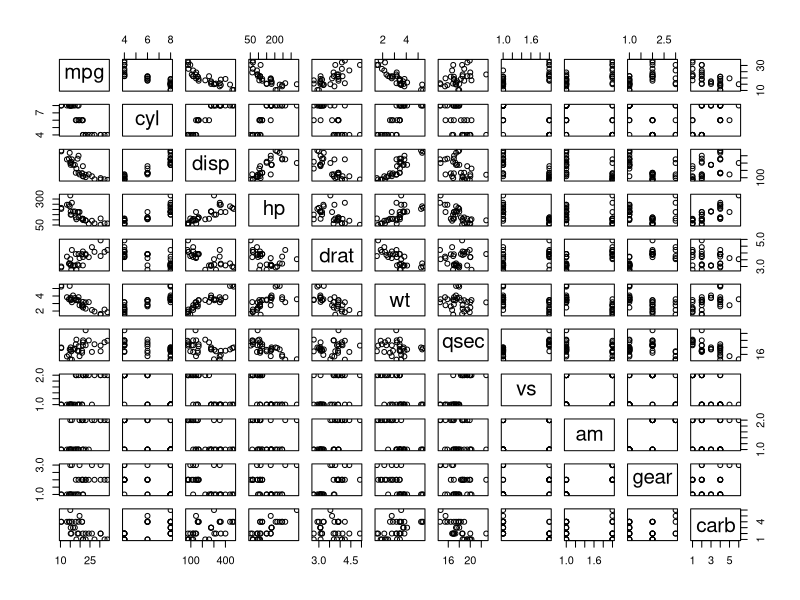
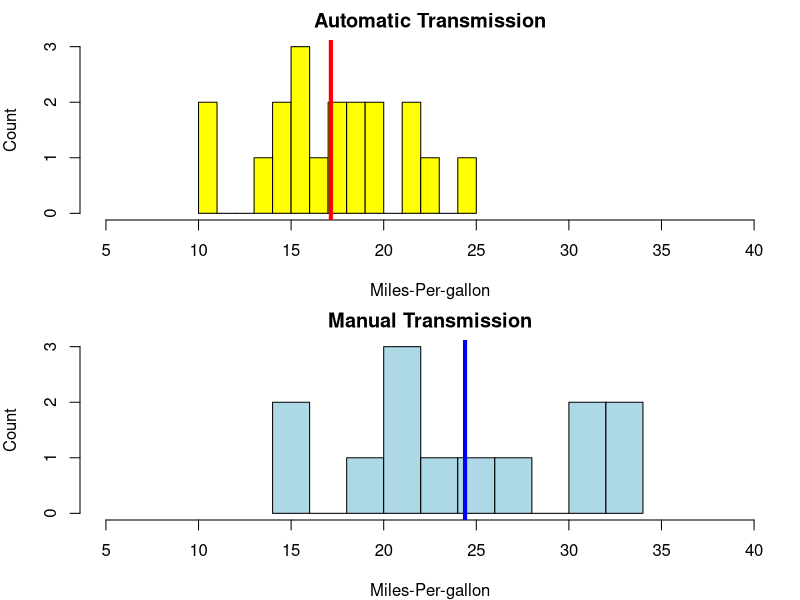
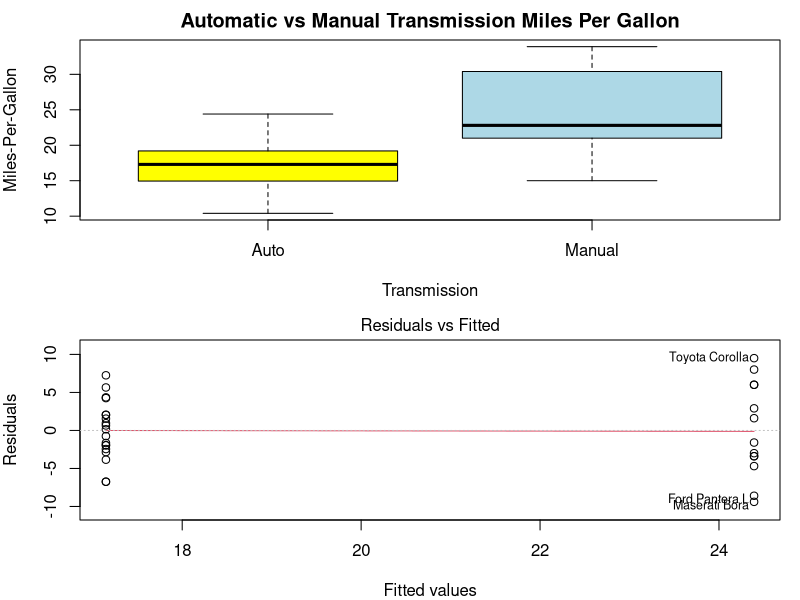
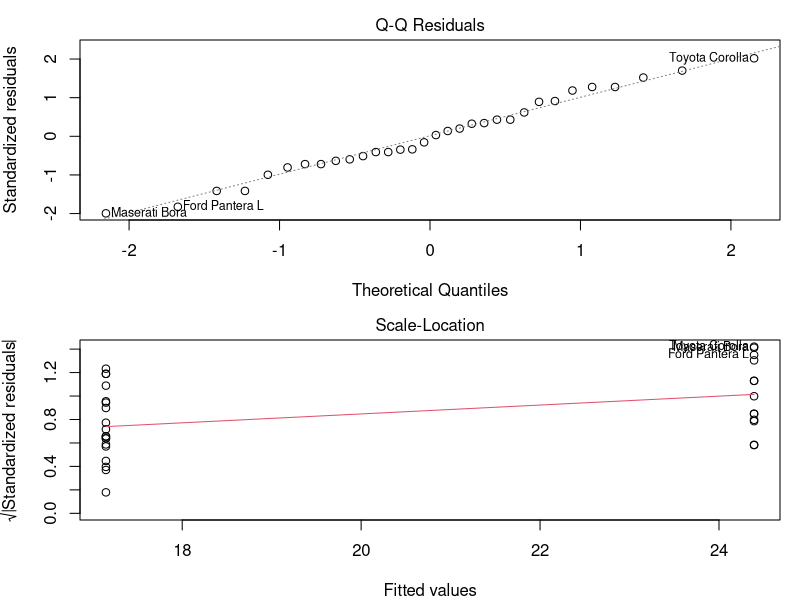
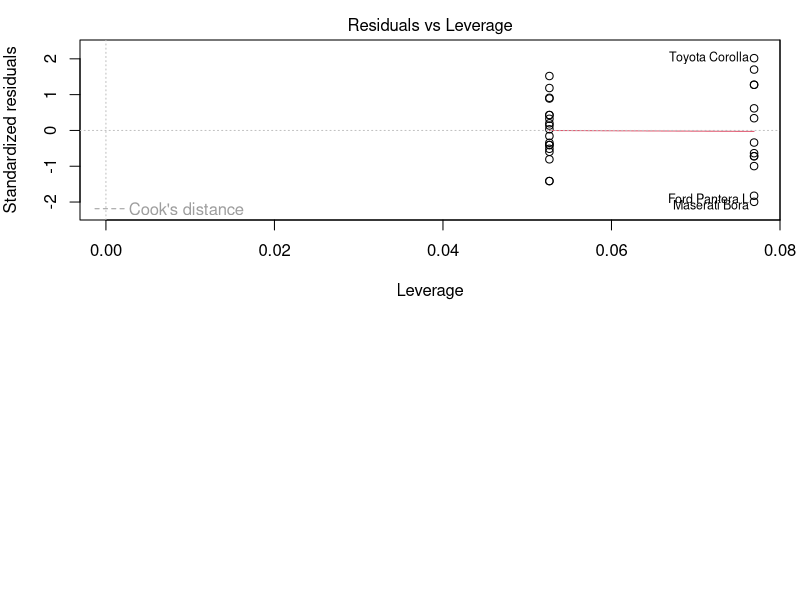
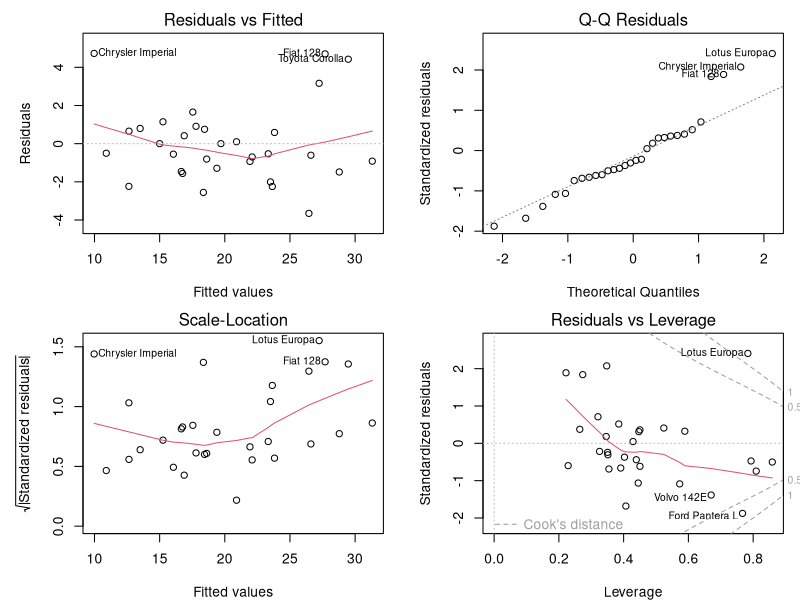
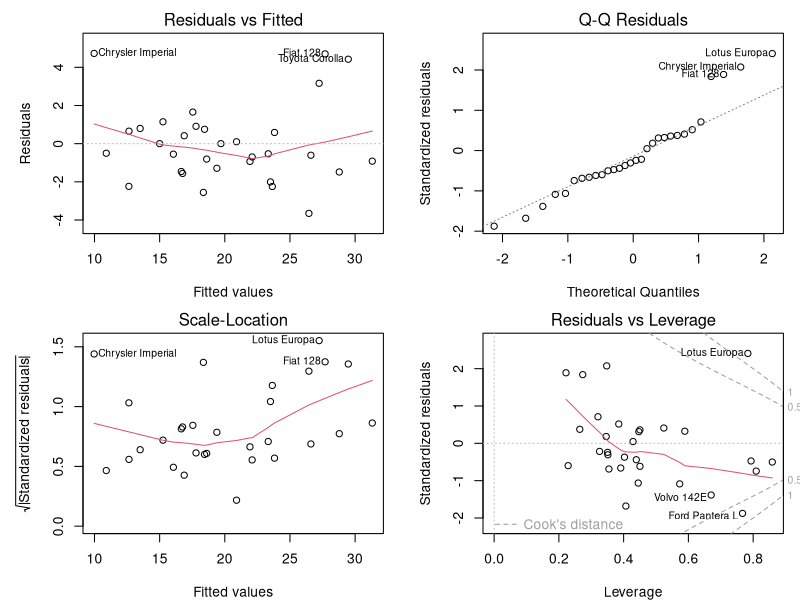

Write the R code that produced these figures, in order.
## ---- chunk 1
sessionInfo()
## ---- chunk 2
rm(list=ls()); data("mtcars") 
## ---- chunk 3
any(is.na(mtcars)); colnames(mtcars)
## ---- chunk 4
data(mtcars)
mtcars$vs <- factor(mtcars$vs, labels = c("V-eng", "S-eng")); mtcars$am <- factor(mtcars$am, labels = c("Automatic", "Manual")); mtcars$gear <- factor(mtcars$gear); mtcars$carb <- factor(mtcars$carb)
head(mtcars,3)
## ---- chunk 5
pairs(mpg ~ ., data = mtcars)
## ---- chunk 6
par(mfrow = c(2,1), mar = c(4,4,2,1)) # set margin
data("mtcars")
mtcars$vs <- factor(mtcars$vs, labels = c("V-block", "S-block")); mtcars$am <- factor(mtcars$am, labels = c("Auto", "Manual")); mtcars$gear <- factor(mtcars$gear); mtcars$carb <- factor(mtcars$carb)
head(mtcars,3)
hist(mtcars$mpg[mtcars$am=="Auto"], breaks=10, xlab = "Miles-Per-gallon", ylab = "Count", main = "Automatic Transmission", col = "yellow", xlim = range(5:40))
abline(v=mean(mtcars$mpg[mtcars$am=="Auto"]), col="red", lwd = 4)
hist(mtcars$mpg[mtcars$am=="Manual"], breaks=10, xlab = "Miles-Per-gallon", ylab = "Count", main = "Manual Transmission", col="lightblue", xlim = range(5:40))
abline(v=mean(mtcars$mpg[mtcars$am=="Manual"]), col="blue", lwd = 4)
## ---- chunk 7
data("mtcars")
data("mtcars")
mtcars$vs <- factor(mtcars$vs, labels = c("V-block", "S-block")); mtcars$am <- factor(mtcars$am, labels = c("Auto", "Manual")); mtcars$gear <- factor(mtcars$gear); mtcars$carb <- factor(mtcars$carb)
head(mtcars,3)
boxplot(mpg ~ am, data = mtcars, col = (c("yellow","lightblue")), ylab = "Miles-Per-Gallon", xlab = "Transmission", main =  "Automatic vs Manual Transmission Miles Per Gallon")
## ---- chunk 8
data("mtcars")
#qqPlot(fit?, main="Q-Q plot")
## ---- chunk 9
fslrm <- lm(mpg ~ am, data = mtcars) 
coef(summary(fslrm))
plot(fslrm)
## ---- chunk 10
data("mtcars")
f2 <- lm(mpg ~ factor(am) + wt, data = mtcars)
coef(summary(f2))
f3 <- lm(mpg ~ factor(am) * wt, data = mtcars)
coef(summary(f3))
## ---- chunk 11
par(mfrow = c(2, 2), mar = c(4, 5, 2, 1))
mlr1 <- lm(mpg ~ ., data = mtcars)
coef(summary(mlr1))
plot(mlr1)
## ---- chunk 12
par(mfrow = c(2, 2), mar = c(4, 5, 2, 1))
mlr1 <- lm(mpg ~ . -1, data = mtcars)
coef(summary(mlr1))
plot(mlr1)
## ---- chunk 13
data("mtcars")
names(mtcars)
fn1 <- lm(mpg ~ cyl + disp, data = mtcars)
fn2 <- update(fn1, mpg ~ cyl + disp + hp)
fn3 <- update(fn1, mpg ~ cyl + disp + hp + drat)
fn4 <- update(fn1, mpg ~ cyl + disp + hp + drat + wt)
fn5 <- update(fn1, mpg ~ cyl + disp + hp + drat + wt +  qsec)
fn6 <- update(fn1, mpg ~ cyl + disp + hp + drat + wt +  qsec + vs)
fn7 <- update(fn1, mpg ~ cyl + disp + hp + drat + wt +  qsec + vs +  am)
fn8 <- update(fn1, mpg ~ cyl + disp + hp + drat + wt +  qsec + vs +  am +  gear)
fn9 <- update(fn1, mpg ~ cyl + disp + hp + drat + wt +  qsec + vs +  am +  gear + carb)
anova(fn1, fn2, fn3, fn4, fn5, fn6, fn7, fn8, fn9) 
## ---- chunk 14
# To be inserted

## ---- chunk 15
# beta0 = 0; beta1 = 1
# p = 1 / (1 + exp(-1 * (beta0 + beta1 * x)))
# 
# plot(x, y, frame = FALSE, xlab = "x", ylab = "y") lines(lowess(x, y), type = "l", col = "blue", lwd = 3)
# fit = glm(y ~ x, family = binomial)
# lines(x, predict(fit, type = "response"), lwd = 3, col = "red")
